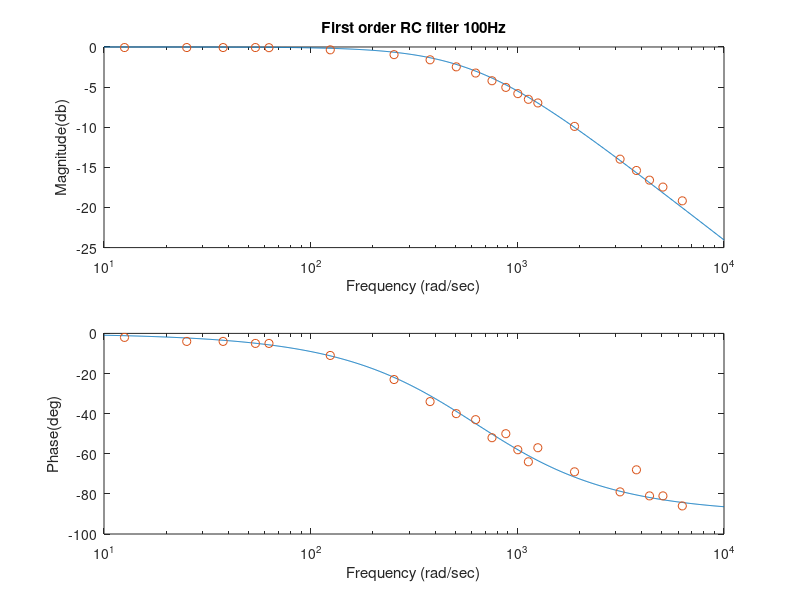
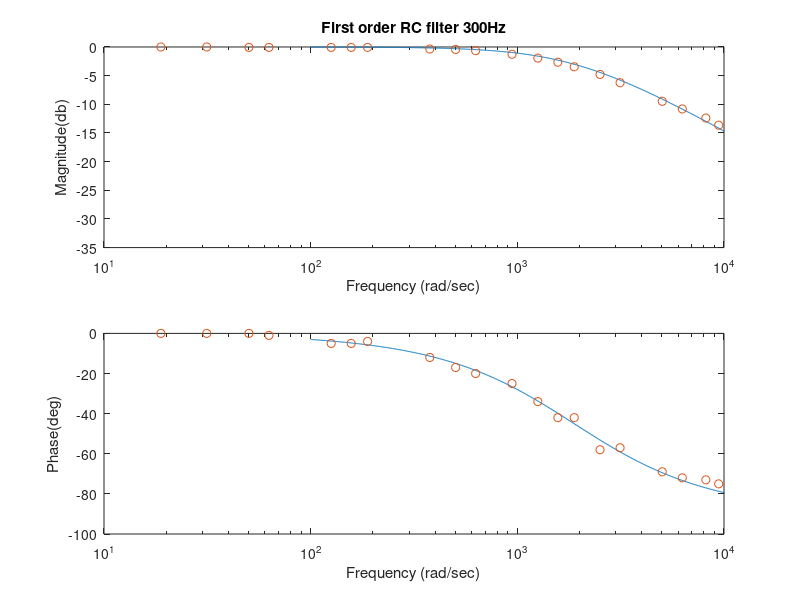

Here is the MATLAB script that generated these plots, in order:
clear;
clc;
close all;

%% 100Hz first order RC filter
% This file illustrates how to plot both experimental and theoritical data
% on a Bode plot
% Set up your theoretical system transfer function
R = 7.23e3;
C = 0.22e-6;
sys = tf(1,[R*C 1])

% Input the experimental data
%read data from .dat file
data = load('RC100Hz.dat');
f_data = data(:, 1);
mag_data = data(:, 2);
phase_data = data(:, 3);
%convert frequency to angular frequency
w_data = f_data*2*pi;
%offset phase data
phase_data = -phase_data;

%Use the Bode command to calculate the theoretical magnitude, phase of the system
[mag,phase,w]=bode(sys);
% bode(sys)

% The magnitude and phase are 3 dimensional arrays from the Bode command
% and must be converted to 1 dimensional arrays using the squeeze command
magp = squeeze(mag);
phasep = squeeze(phase);

% Manually plot the theoretical and experimental data on the bode plot
figure
subplot(2,1,1)
semilogx(w,20*log10(magp),w_data,20*log10(mag_data),'o')
xlabel('Frequency (rad/sec)')
ylabel('Magnitude(db)')
xlim([10 10^4])
title('First order RC filter 100Hz')
subplot(2,1,2)
semilogx(w,phasep,w_data,phase_data,'o')
xlabel('Frequency (rad/sec)')
ylabel('Phase(deg)')
xlim([10 10^4])

%% 300Hz first order RC filter
% This file illustrates how to plot both experimental and theoritical data
% on a Bode plot
% Set up your theoretical system transfer function
R = 5.31e3;
C = 0.1e-6;
sys = tf(1,[R*C 1])

% Input the experimental data
%read data from .dat file
data = load('RC300Hz.dat');
f_data = data(:, 1);
mag_data = data(:, 2);
phase_data = data(:, 3);
%convert frequency to angular frequency
w_data = f_data*2*pi;
%offset phase data
phase_data = -phase_data;

%Use the Bode command to calculate the theoretical magnitude, phase of the system
[mag,phase,w]=bode(sys);
% bode(sys)

% The magnitude and phase are 3 dimensional arrays from the Bode command
% and must be converted to 1 dimensional arrays using the squeeze command
magp = squeeze(mag);
phasep = squeeze(phase);

% Manually plot the theoretical and experimental data on the bode plot
figure
subplot(2,1,1)
semilogx(w,20*log10(magp),w_data,20*log10(mag_data),'o')
xlabel('Frequency (rad/sec)')
ylabel('Magnitude(db)')
xlim([10 10^4])
title('First order RC filter 300Hz')
subplot(2,1,2)
semilogx(w,phasep,w_data,phase_data,'o')
xlabel('Frequency (rad/sec)')
ylabel('Phase(deg)')
xlim([10 10^4])